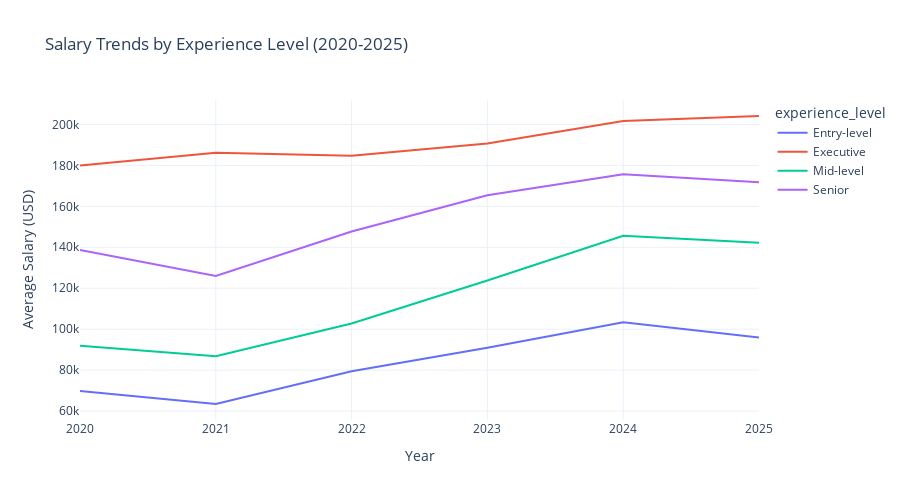

Here is the notebook cell this chart was saved with:
### Code cell
fig = px.line(exp_time, x='work_year', y='salary_in_usd', color='experience_level',
             title='Salary Trends by Experience Level (2020-2025)',
             labels={'salary_in_usd': 'Average Salary (USD)', 'work_year': 'Year'},
             template='plotly_white')

fig.update_layout(width=900, height=500, hovermode='x unified')

### Figure 1 — Plotly figure (JSON) as saved in the notebook; plotly's stock layout.template omitted (floating-point values rounded to 4 significant figures)
{"data": [{"hovertemplate": "experience_level=Entry-level<br>Year=%{x}<br>Average Salary (USD)=%{y}<extra></extra>", "legendgroup": "Entry-level", "line": {"color": "#636efa", "dash": "solid"}, "marker": {"symbol": "circle"}, "mode": "lines", "name": "Entry-level", "orientation": "v", "showlegend": true, "type": "scatter", "x": [2020, 2021, 2022, 2023, 2024, 2025], "xaxis": "x", "y": [69840.0, 63460.0, 79460.0, 90910.0, 103400.0, 95980.0], "yaxis": "y"}, {"hovertemplate": "experience_level=Executive<br>Year=%{x}<br>Average Salary (USD)=%{y}<extra></extra>", "legendgroup": "Executive", "line": {"color": "#EF553B", "dash": "solid"}, "marker": {"symbol": "circle"}, "mode": "lines", "name": "Executive", "orientation": "v", "showlegend": true, "type": "scatter", "x": [2020, 2021, 2022, 2023, 2024, 2025], "xaxis": "x", "y": [180000.0, 186100.0, 184700.0, 190700.0, 201600.0, 204100.0], "yaxis": "y"}, {"hovertemplate": "experience_level=Mid-level<br>Year=%{x}<br>Average Salary (USD)=%{y}<extra></extra>", "legendgroup": "Mid-level", "line": {"color": "#00cc96", "dash": "solid"}, "marker": {"symbol": "circle"}, "mode": "lines", "name": "Mid-level", "orientation": "v", "showlegend": true, "type": "scatter", "x": [2020, 2021, 2022, 2023, 2024, 2025], "xaxis": "x", "y": [91870.0, 86820.0, 102700.0, 123800.0, 145700.0, 142200.0], "yaxis": "y"}, {"hovertemplate": "experience_level=Senior<br>Year=%{x}<br>Average Salary (USD)=%{y}<extra></extra>", "legendgroup": "Senior", "line": {"color": "#ab63fa", "dash": "solid"}, "marker": {"symbol": "circle"}, "mode": "lines", "name": "Senior", "orientation": "v", "showlegend": true, "type": "scatter", "x": [2020, 2021, 2022, 2023, 2024, 2025], "xaxis": "x", "y": [138600.0, 126000.0, 147700.0, 165400.0, 175700.0, 171800.0], "yaxis": "y"}], "layout": {"height": 500, "hovermode": "x unified", "legend": {"title": {"text": "experience_level"}, "tracegroupgap": 0}, "title": {"text": "Salary Trends by Experience Level (2020-2025)"}, "width": 900, "xaxis": {"anchor": "y", "domain": [0, 1], "title": {"text": "Year"}}, "yaxis": {"anchor": "x", "domain": [0, 1], "title": {"text": "Average Salary (USD)"}}}}
